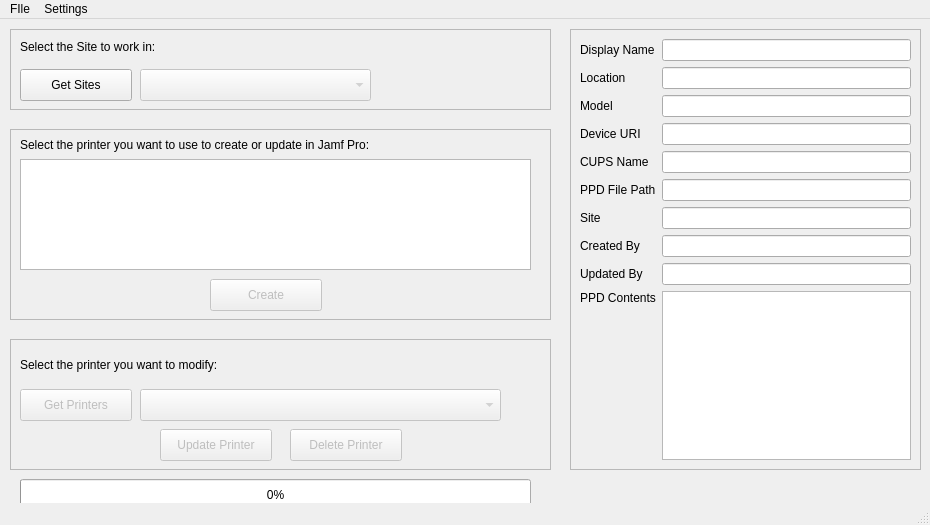
<?xml version="1.0" encoding="UTF-8"?>
<ui version="4.0">
 <class>MainWindow</class>
 <widget class="QMainWindow" name="MainWindow">
  <property name="windowModality">
   <enum>Qt::NonModal</enum>
  </property>
  <property name="enabled">
   <bool>true</bool>
  </property>
  <property name="geometry">
   <rect>
    <x>0</x>
    <y>0</y>
    <width>930</width>
    <height>525</height>
   </rect>
  </property>
  <property name="minimumSize">
   <size>
    <width>560</width>
    <height>525</height>
   </size>
  </property>
  <property name="maximumSize">
   <size>
    <width>930</width>
    <height>525</height>
   </size>
  </property>
  <property name="acceptDrops">
   <bool>false</bool>
  </property>
  <property name="windowTitle">
   <string>Jamf Pro Printer Tool</string>
  </property>
  <property name="tabShape">
   <enum>QTabWidget::Rounded</enum>
  </property>
  <property name="dockNestingEnabled">
   <bool>false</bool>
  </property>
  <property name="dockOptions">
   <set>QMainWindow::AllowTabbedDocks|QMainWindow::AnimatedDocks</set>
  </property>
  <property name="unifiedTitleAndToolBarOnMac">
   <bool>false</bool>
  </property>
  <widget class="QWidget" name="centralwidget">
   <widget class="QProgressBar" name="progress_bar">
    <property name="geometry">
     <rect>
      <x>20</x>
      <y>460</y>
      <width>511</width>
      <height>31</height>
     </rect>
    </property>
    <property name="value">
     <number>0</number>
    </property>
   </widget>
   <widget class="QFrame" name="frame_sites">
    <property name="geometry">
     <rect>
      <x>10</x>
      <y>10</y>
      <width>541</width>
      <height>81</height>
     </rect>
    </property>
    <property name="frameShape">
     <enum>QFrame::StyledPanel</enum>
    </property>
    <property name="frameShadow">
     <enum>QFrame::Raised</enum>
    </property>
    <widget class="QLabel" name="label_sites">
     <property name="geometry">
      <rect>
       <x>10</x>
       <y>10</y>
       <width>401</width>
       <height>16</height>
      </rect>
     </property>
     <property name="text">
      <string>Select the Site to work in:</string>
     </property>
    </widget>
    <widget class="QPushButton" name="button_get_sites">
     <property name="geometry">
      <rect>
       <x>10</x>
       <y>40</y>
       <width>112</width>
       <height>32</height>
      </rect>
     </property>
     <property name="statusTip">
      <string extracomment="Clicking this button..."/>
     </property>
     <property name="text">
      <string>Get Sites</string>
     </property>
    </widget>
    <widget class="QComboBox" name="combo_sites">
     <property name="enabled">
      <bool>false</bool>
     </property>
     <property name="geometry">
      <rect>
       <x>130</x>
       <y>40</y>
       <width>231</width>
       <height>32</height>
      </rect>
     </property>
    </widget>
   </widget>
   <widget class="QFrame" name="frame_jps_printers">
    <property name="geometry">
     <rect>
      <x>10</x>
      <y>320</y>
      <width>541</width>
      <height>131</height>
     </rect>
    </property>
    <property name="frameShape">
     <enum>QFrame::StyledPanel</enum>
    </property>
    <property name="frameShadow">
     <enum>QFrame::Raised</enum>
    </property>
    <widget class="QLabel" name="label_printers">
     <property name="geometry">
      <rect>
       <x>10</x>
       <y>10</y>
       <width>231</width>
       <height>31</height>
      </rect>
     </property>
     <property name="text">
      <string>Select the printer you want to modify:</string>
     </property>
    </widget>
    <widget class="QPushButton" name="button_get_printers">
     <property name="enabled">
      <bool>false</bool>
     </property>
     <property name="geometry">
      <rect>
       <x>10</x>
       <y>50</y>
       <width>112</width>
       <height>32</height>
      </rect>
     </property>
     <property name="text">
      <string>Get Printers</string>
     </property>
    </widget>
    <widget class="QComboBox" name="combo_printers">
     <property name="enabled">
      <bool>false</bool>
     </property>
     <property name="geometry">
      <rect>
       <x>130</x>
       <y>50</y>
       <width>361</width>
       <height>32</height>
      </rect>
     </property>
    </widget>
    <widget class="QPushButton" name="button_update_printer">
     <property name="enabled">
      <bool>false</bool>
     </property>
     <property name="geometry">
      <rect>
       <x>150</x>
       <y>90</y>
       <width>112</width>
       <height>32</height>
      </rect>
     </property>
     <property name="text">
      <string>Update Printer</string>
     </property>
    </widget>
    <widget class="QPushButton" name="button_delete_printer">
     <property name="enabled">
      <bool>false</bool>
     </property>
     <property name="geometry">
      <rect>
       <x>280</x>
       <y>90</y>
       <width>112</width>
       <height>32</height>
      </rect>
     </property>
     <property name="text">
      <string>Delete Printer</string>
     </property>
    </widget>
   </widget>
   <widget class="QFrame" name="frame_local_printers">
    <property name="geometry">
     <rect>
      <x>10</x>
      <y>110</y>
      <width>541</width>
      <height>191</height>
     </rect>
    </property>
    <property name="frameShape">
     <enum>QFrame::StyledPanel</enum>
    </property>
    <property name="frameShadow">
     <enum>QFrame::Raised</enum>
    </property>
    <widget class="QLabel" name="label_create">
     <property name="geometry">
      <rect>
       <x>10</x>
       <y>0</y>
       <width>401</width>
       <height>31</height>
      </rect>
     </property>
     <property name="text">
      <string>Select the printer you want to use to create or update in Jamf Pro:</string>
     </property>
    </widget>
    <widget class="QPushButton" name="button_create">
     <property name="enabled">
      <bool>false</bool>
     </property>
     <property name="geometry">
      <rect>
       <x>200</x>
       <y>150</y>
       <width>112</width>
       <height>32</height>
      </rect>
     </property>
     <property name="text">
      <string>Create</string>
     </property>
    </widget>
    <widget class="QListWidget" name="qlist_local_printers">
     <property name="enabled">
      <bool>true</bool>
     </property>
     <property name="geometry">
      <rect>
       <x>10</x>
       <y>30</y>
       <width>511</width>
       <height>111</height>
      </rect>
     </property>
    </widget>
   </widget>
   <widget class="QFrame" name="frame_printer_info">
    <property name="geometry">
     <rect>
      <x>570</x>
      <y>10</y>
      <width>351</width>
      <height>441</height>
     </rect>
    </property>
    <property name="frameShape">
     <enum>QFrame::StyledPanel</enum>
    </property>
    <property name="frameShadow">
     <enum>QFrame::Raised</enum>
    </property>
    <widget class="QWidget" name="layoutWidget">
     <property name="geometry">
      <rect>
       <x>10</x>
       <y>10</y>
       <width>331</width>
       <height>421</height>
      </rect>
     </property>
     <layout class="QGridLayout" name="gridLayout">
      <item row="8" column="0">
       <widget class="QLabel" name="label_updated_by">
        <property name="text">
         <string>Updated By</string>
        </property>
       </widget>
      </item>
      <item row="7" column="0">
       <widget class="QLabel" name="label_created_by">
        <property name="text">
         <string>Created By</string>
        </property>
       </widget>
      </item>
      <item row="4" column="0">
       <widget class="QLabel" name="label_printer_cups_name">
        <property name="text">
         <string>CUPS Name</string>
        </property>
       </widget>
      </item>
      <item row="1" column="2">
       <widget class="QLineEdit" name="lineEdit_printer_location">
        <property name="readOnly">
         <bool>true</bool>
        </property>
       </widget>
      </item>
      <item row="3" column="2">
       <widget class="QLineEdit" name="lineEdit_printer_device_uri">
        <property name="readOnly">
         <bool>true</bool>
        </property>
       </widget>
      </item>
      <item row="3" column="0">
       <widget class="QLabel" name="label_printer_device_uri">
        <property name="text">
         <string>Device URI</string>
        </property>
       </widget>
      </item>
      <item row="2" column="0">
       <widget class="QLabel" name="label_printer_model">
        <property name="text">
         <string>Model</string>
        </property>
       </widget>
      </item>
      <item row="5" column="2">
       <widget class="QLineEdit" name="lineEdit_printer_ppd_file_path">
        <property name="readOnly">
         <bool>true</bool>
        </property>
       </widget>
      </item>
      <item row="2" column="2">
       <widget class="QLineEdit" name="lineEdit_printer_model">
        <property name="readOnly">
         <bool>true</bool>
        </property>
       </widget>
      </item>
      <item row="4" column="2">
       <widget class="QLineEdit" name="lineEdit_printer_cups_name">
        <property name="readOnly">
         <bool>true</bool>
        </property>
       </widget>
      </item>
      <item row="6" column="0">
       <widget class="QLabel" name="label_site">
        <property name="text">
         <string>Site</string>
        </property>
       </widget>
      </item>
      <item row="5" column="0">
       <widget class="QLabel" name="label_printer_ppd_path">
        <property name="text">
         <string>PPD File Path</string>
        </property>
       </widget>
      </item>
      <item row="0" column="2">
       <widget class="QLineEdit" name="lineEdit_printer_display_name">
        <property name="enabled">
         <bool>true</bool>
        </property>
        <property name="frame">
         <bool>true</bool>
        </property>
        <property name="cursorPosition">
         <number>0</number>
        </property>
        <property name="readOnly">
         <bool>true</bool>
        </property>
       </widget>
      </item>
      <item row="9" column="0">
       <widget class="QLabel" name="label_printer_ppd_contents">
        <property name="text">
         <string>PPD Contents</string>
        </property>
        <property name="alignment">
         <set>Qt::AlignLeading|Qt::AlignLeft|Qt::AlignTop</set>
        </property>
       </widget>
      </item>
      <item row="9" column="2">
       <widget class="QTextEdit" name="textEdit_printer_ppd_contents">
        <property name="readOnly">
         <bool>true</bool>
        </property>
       </widget>
      </item>
      <item row="0" column="0">
       <widget class="QLabel" name="label_printer_display_name">
        <property name="text">
         <string>Display Name</string>
        </property>
       </widget>
      </item>
      <item row="1" column="0">
       <widget class="QLabel" name="label_printer_location">
        <property name="text">
         <string>Location</string>
        </property>
       </widget>
      </item>
      <item row="6" column="2">
       <widget class="QLineEdit" name="lineEdit_site">
        <property name="readOnly">
         <bool>true</bool>
        </property>
       </widget>
      </item>
      <item row="7" column="2">
       <widget class="QLineEdit" name="lineEdit_created_by">
        <property name="readOnly">
         <bool>true</bool>
        </property>
       </widget>
      </item>
      <item row="8" column="2">
       <widget class="QLineEdit" name="lineEdit_updated_by">
        <property name="readOnly">
         <bool>true</bool>
        </property>
       </widget>
      </item>
     </layout>
    </widget>
   </widget>
  </widget>
  <widget class="QMenuBar" name="menubar">
   <property name="geometry">
    <rect>
     <x>0</x>
     <y>0</y>
     <width>930</width>
     <height>22</height>
    </rect>
   </property>
   <widget class="QMenu" name="menuFile">
    <property name="title">
     <string>FIle</string>
    </property>
    <addaction name="actionExit"/>
    <addaction name="actionAbout"/>
   </widget>
   <widget class="QMenu" name="menuSettings">
    <property name="title">
     <string>Settings</string>
    </property>
    <addaction name="actionClearAPIToken"/>
    <addaction name="actionShow_Details"/>
   </widget>
   <addaction name="menuFile"/>
   <addaction name="menuSettings"/>
  </widget>
  <widget class="QStatusBar" name="statusBar"/>
  <action name="actionClearAPIToken">
   <property name="text">
    <string>Clear API Token</string>
   </property>
   <property name="shortcut">
    <string>Ctrl+C</string>
   </property>
   <property name="shortcutVisibleInContextMenu">
    <bool>false</bool>
   </property>
  </action>
  <action name="actionExit">
   <property name="text">
    <string>Exit</string>
   </property>
  </action>
  <action name="actionShow_Details">
   <property name="text">
    <string>Show Details</string>
   </property>
   <property name="shortcut">
    <string>Ctrl+D</string>
   </property>
  </action>
  <action name="actionAbout">
   <property name="text">
    <string>About</string>
   </property>
  </action>
 </widget>
 <tabstops>
  <tabstop>button_get_sites</tabstop>
  <tabstop>combo_sites</tabstop>
  <tabstop>qlist_local_printers</tabstop>
  <tabstop>button_create</tabstop>
  <tabstop>button_get_printers</tabstop>
  <tabstop>combo_printers</tabstop>
  <tabstop>button_update_printer</tabstop>
  <tabstop>button_delete_printer</tabstop>
  <tabstop>lineEdit_printer_display_name</tabstop>
  <tabstop>lineEdit_printer_location</tabstop>
  <tabstop>lineEdit_printer_model</tabstop>
  <tabstop>lineEdit_printer_device_uri</tabstop>
  <tabstop>lineEdit_printer_cups_name</tabstop>
  <tabstop>lineEdit_printer_ppd_file_path</tabstop>
  <tabstop>lineEdit_site</tabstop>
  <tabstop>lineEdit_created_by</tabstop>
  <tabstop>lineEdit_updated_by</tabstop>
  <tabstop>textEdit_printer_ppd_contents</tabstop>
 </tabstops>
 <resources/>
 <connections/>
</ui>
